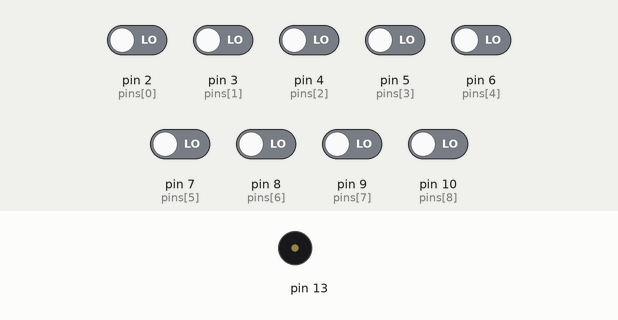
Recording of a sketch running on a simulated Arduino Uno, built with avr-gcc and run on an emulated ATmega328P. Parts: buzzer (waves = sounding). The test bench sets the inputs (shaded band); at power-on: pin 2 (pins[0]), pin 3 (pins[1]), pin 4 (pins[2]), pin 5 (pins[3]), pin 6 (pins[4]), pin 7 (pins[5]), pin 8 (pins[6]), pin 9 (pins[7]), pin 10 (pins[8]) LOW.

Above: at 1.2 s.
1.3 s: pin 2 (pins[0]) driven HIGH
At 2.1 s:
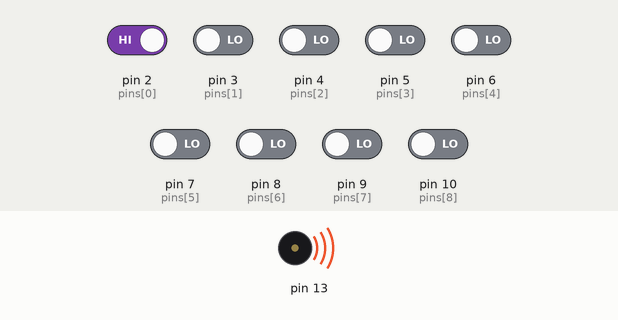
2.8 s: pin 3 (pins[1]) driven HIGH
At 3.3 s:
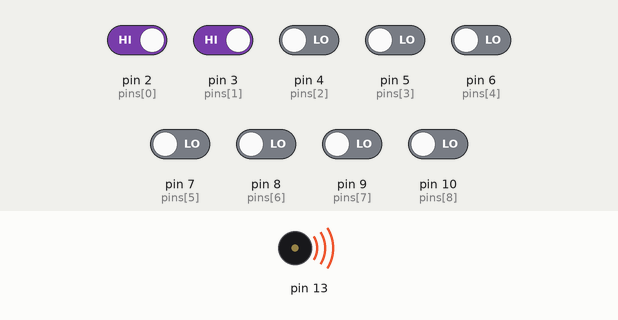
Timing chart, 0 to 11.8 s (numbered marks = the images above; inputs shaded):
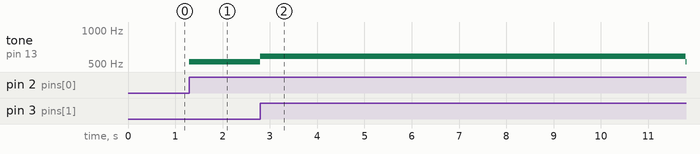

Measured:
- after the input at 1.3 s, tone on pin 13: silent → 523 Hz at once
- after the input at 2.8 s, tone on pin 13: 523 Hz → 587 Hz at once, → 523 Hz 9.0 s later

The sketch:

Keyboard.ino
```cpp
int pins[] = {2,3,4,5,6,7,8,9,10};
int notes[3][7] = {
  {262, 294, 330, 349, 392, 440, 494},
  {523, 587, 659, 698, 784, 880, 988},
  {1047, 1175, 1319, 1397, 1568, 1760, 1976}
  };

int pitch = 0;

void setup() {

  for(int i=0; i<9; i++){
    pinMode(pins[i], INPUT);
  }
}

void loop() {

  if(digitalRead(pins[7]) == HIGH && digitalRead(pins[8]) == LOW){
      melodyOn(0);
  }else if(digitalRead(pins[7]) == LOW && digitalRead(pins[8]) == HIGH){
      melodyOn(2);
  }else if(digitalRead(pins[7]) == LOW && digitalRead(pins[8]) == LOW){
      melodyOn(1);
  }

}

void melodyOn(int notePitch){

    int melody;

    for(melody = 0; melody < 7; melody++){
      if(digitalRead(pins[melody]) == HIGH){
         tone(12, notes[notePitch][melody], 50);
         tone(13, notes[notePitch][melody], 50);
     }
   }
}
```
